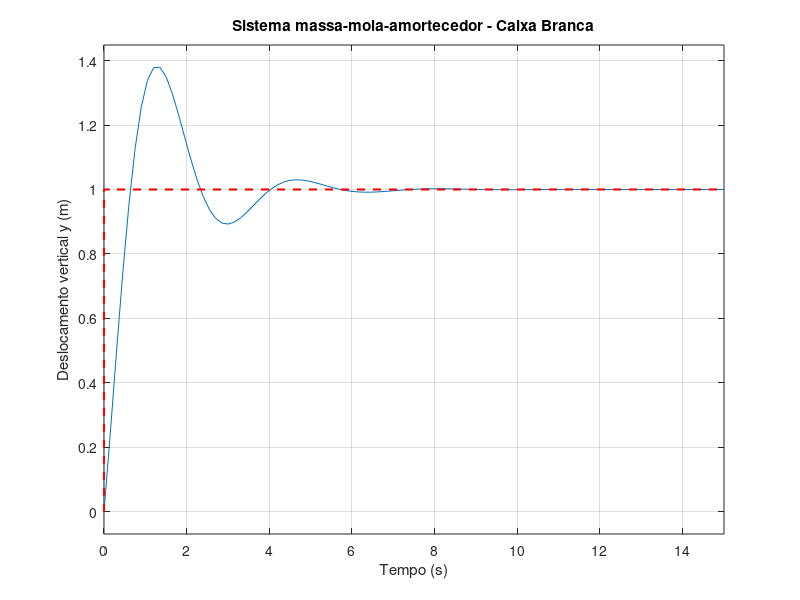

Reproduce this figure in MATLAB.
% Sistema massa-mola-amortecedor - Caixa branca

M = 2;
B = 3;
K = 8;

num = [B K]; % numerador F.I.
den = [M B K]; % vetor representando o denominador

G1 = tf(num, den)

figure
step(G1, 15)
hold on
plot([0 0 15], [0 1 1], "r--", "LineWidth", 1.5)

grid on
xlabel("Tempo (s)")
ylabel("Deslocamento vertical y (m)")
title("Sistema massa-mola-amortecedor - Caixa Branca")
